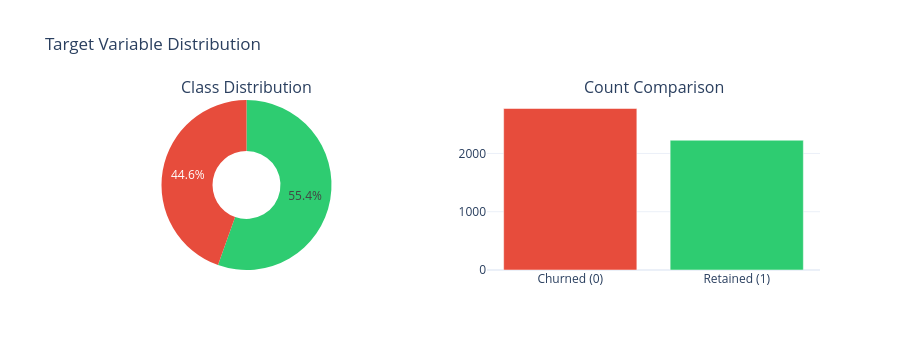

Write notebook code for a chart like this one.
### Markdown cell above
## 2.4 Target Variable Analysis

Understanding target distribution is critical for:
- **Class imbalance** affects model training and evaluation metrics
- **Business context** helps interpret what we're trying to predict
- **Sampling strategies** depend on imbalance severity

### Code cell
from customer_retention.core.compat import native_pd as _pd
from customer_retention.core.compat import to_pandas

print("=" * 60)
print(f"TARGET VARIABLE DISTRIBUTION: {findings.target_column}")
print("=" * 60)

if findings.target_column and findings.target_column in df.columns:
    target_series = df[findings.target_column]
    target_counts = target_series.value_counts().sort_index()
    if hasattr(target_counts, 'to_pandas'):
        target_counts = target_counts.to_pandas()

    # Create distribution table
    dist_data = []
    for val, count in target_counts.items():
        pct = count / len(df) * 100
        dist_data.append({
            findings.target_column: val,
            "count": count,
            "percentage": f"{pct:.3f}"
        })

    dist_df = native_pd.DataFrame(dist_data)
    display_table(dist_df)

    # Calculate imbalance metrics
    if len(target_counts) == 2:
        majority = target_counts.max()
        minority = target_counts.min()
        minority_class = target_counts.idxmin()
        imbalance_ratio = majority / minority
        retention_rate = target_counts.get(1, 0) / len(df) * 100

        print(f"\nImbalance ratio: {imbalance_ratio:.2f}:1 (minority class: {minority_class})")
        print(f"Retention rate: {retention_rate:.1f}%")

        # Business context
        if retention_rate > 70:
            print(f"\n📊 Business Context: {retention_rate:.0f}% retention is healthy!")
            print("   Churned customers are the minority class we want to predict.")
        elif retention_rate > 50:
            print(f"\n📊 Business Context: {retention_rate:.0f}% retention is moderate.")
            print("   Balanced focus on both retention and churn prediction.")
        else:
            print(f"\n⚠️ Business Context: {retention_rate:.0f}% retention is concerning!")
            print("   High churn rate requires urgent attention.")

        # Modeling recommendations based on imbalance
        print("\n⚠️  Class imbalance considerations for modeling:")
        print("   - Use stratified sampling for train/test splits")
        print("   - Consider class weights in model training")
        print("   - Evaluate with Precision-Recall AUC (not just ROC-AUC)")
        print("   - Focus on recall for churned class (catch at-risk customers)")

        # Add imbalance strategy recommendation
        if imbalance_ratio < 3:
            strategy = "stratified_sampling"
            rationale = f"Mild imbalance ({imbalance_ratio:.2f}:1) - stratified sampling sufficient"
            print("   - SMOTE not needed (imbalance is mild)")
        elif imbalance_ratio < 5:
            strategy = "class_weights"
            rationale = f"Moderate imbalance ({imbalance_ratio:.2f}:1) - use class weights"
            print("   - SMOTE may not be necessary (imbalance is moderate)")
        else:
            strategy = "smote"
            rationale = f"Severe imbalance ({imbalance_ratio:.2f}:1) - consider SMOTE"
            print("   - Consider SMOTE or undersampling (imbalance is severe)")

        registry.add_bronze_imbalance_strategy(
            target_column=findings.target_column,
            imbalance_ratio=imbalance_ratio,
            minority_class=minority_class,
            strategy=strategy,
            rationale=rationale,
            source_notebook="02_source_integrity"
        )

        # Visualization
        fig = make_subplots(rows=1, cols=2, specs=[[{"type": "pie"}, {"type": "bar"}]],
                           subplot_titles=["Class Distribution", "Count Comparison"])

        labels = [f"{'Retained' if v == 1 else 'Churned'} ({v})" for v in target_counts.index]
        fig.add_trace(go.Pie(labels=labels, values=target_counts.to_numpy(), hole=0.4,
                            marker_colors=["#2ecc71", "#e74c3c"]), row=1, col=1)
        fig.add_trace(go.Bar(x=labels, y=target_counts.to_numpy(),
                            marker_color=["#e74c3c", "#2ecc71"]), row=1, col=2)

        fig.update_layout(height=350, title_text="Target Variable Distribution",
                         showlegend=False, template="plotly_white")
        display_figure(fig)
    else:
        print(f"\nMulticlass target with {len(target_counts)} classes")

        fig = go.Figure(go.Bar(x=[str(v) for v in target_counts.index], y=target_counts.to_numpy(),
                               marker_color=px.colors.qualitative.Set2[:len(target_counts)]))
        fig.update_layout(height=350, title_text="Target Variable Distribution",
                         xaxis_title=findings.target_column, yaxis_title="Count",
                         template="plotly_white")
        display_figure(fig)
else:
    print("\n⚠️ No target column detected or specified.")
    print("   Set target_hint parameter in DataExplorer.explore() or")
    print("   manually specify in findings.target_column")

### Figure 1 — Plotly figure (JSON) as saved in the notebook; plotly's stock layout.template omitted (floating-point values rounded to 4 significant figures)
{"data": [{"domain": {"x": [0.0, 0.45], "y": [0.0, 1.0]}, "hole": 0.4, "labels": ["Churned (0)", "Retained (1)"], "marker": {"colors": ["#2ecc71", "#e74c3c"]}, "type": "pie", "values": [2771, 2227]}, {"marker": {"color": ["#e74c3c", "#2ecc71"]}, "type": "bar", "x": ["Churned (0)", "Retained (1)"], "xaxis": "x", "y": [2771, 2227], "yaxis": "y"}], "layout": {"annotations": [{"font": {"size": 16}, "showarrow": false, "text": "Class Distribution", "x": 0.225, "xanchor": "center", "xref": "paper", "y": 1.0, "yanchor": "bottom", "yref": "paper"}, {"font": {"size": 16}, "showarrow": false, "text": "Count Comparison", "x": 0.775, "xanchor": "center", "xref": "paper", "y": 1.0, "yanchor": "bottom", "yref": "paper"}], "height": 350, "showlegend": false, "title": {"text": "Target Variable Distribution"}, "xaxis": {"anchor": "y", "domain": [0.55, 1.0]}, "yaxis": {"anchor": "x", "domain": [0.0, 1.0]}}}
